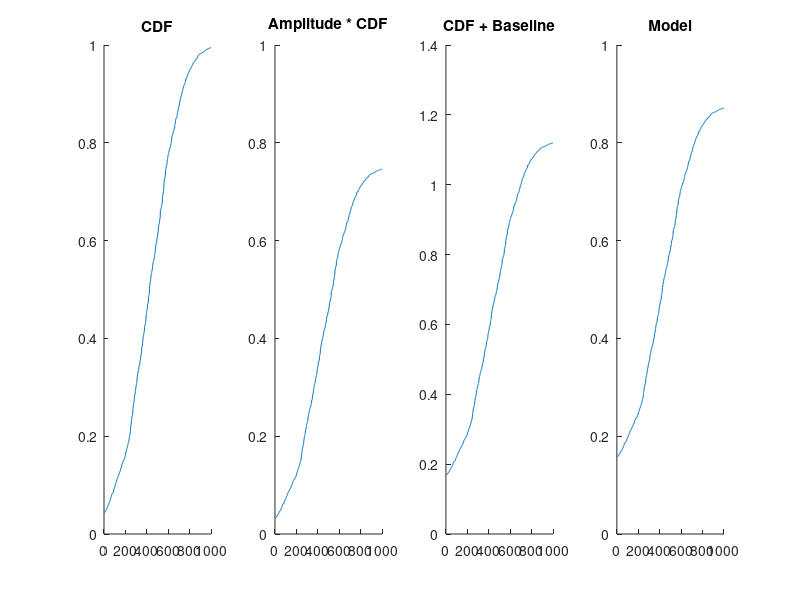

Recreate this plot in MATLAB. (Note: this script raises an error after producing the figure.)

functions_dir = '../functions';
addpath(functions_dir);

%% Simulate data

num_trials = 1000;

% Random list of probe offsets
offsets = -15:0.01:15;

% Random list of test orientations from 0 - 179 deg
sim_test_orientation = rand(1, num_trials) * 179;

rand_offsets = datasample(offsets, num_trials, 'Replace', true);
simulation_probe_orientations = sim_test_orientation + rand_offsets;

% Calculate probability of correct discrimination using cumulative normal
subj_mu = -3;
subj_sigma = 7;
guess_rate = 0.25;

p_CW = (1 - guess_rate) * normcdf(rand_offsets, subj_mu, subj_sigma) + (0.5 * guess_rate);

figure('Color', 'w');
subplot(1,4,1)
plot(sort(normcdf(rand_offsets, subj_mu, subj_sigma)))
ylim([0, 1])
title('CDF')
box off

subplot(1,4,2)
plot(sort((1 - guess_rate) * normcdf(rand_offsets, subj_mu, subj_sigma)))
title('Amplitude * CDF')
ylim([0, 1])
box off

subplot(1,4,3)
plot(sort(normcdf(rand_offsets, subj_mu, subj_sigma) + (0.5 * guess_rate)))
title('CDF + Baseline')
% ylim([0, 1])
box off

subplot(1,4,4)
plot(sort(p_CW))
title('Model')
ylim([0, 1])
box off

% Simulate response based on discrimination probability
responses = rand() < p_CW;

%% Grid search for mu and sigma

[best_sse, best_params] = grid_search(mu, sigma, guess_rate, x);

%% Estimate mu and sigma

options = optimset('MaxFunEvals', 100000, 'MaxIter', 10000, 'display','off');

init_params = [0, 1];

lower_bounds = [-15, 1]; % lower bounds for [mu, sigma]
upper_bounds = [15, 7];

free_params = init_params;
fixed_params{1} = [x', p_CW'];
fixed_params{2} = guess_rate;

response_model = @(free_params) calc_fit(free_params, fixed_params);

[params_est, sse, exit_flag] = fmincon(response_model, init_params, [], [], [], [], lower_bounds, upper_bounds, [], options);

%% Generate estimated curves

mu = params_est(1);
sigma = params_est(2);

x = -20:0.01:20;
cdf_response = (1 - guess_rate) * normcdf(x, mu, sigma) + 0.5 * guess_rate;

pdf_response = (1 - guess_rate) * normpdf(x, mu, sigma);
pdf_response = pdf_response / max(pdf_response); % normalize to peak at 1

sorted_p_CW = sortrows([rand_offsets', p_CW']);

figure('Color', 'w');
plot(x, cdf_response', 'LineWidth', 2,'Color', 'b');
hold on;
plot(x, pdf_response', 'LineWidth', 2,'LineStyle', '--','Color', 'b');
line([0,0], [0,1], 'LineWidth', 2, 'Color', 'k');
title(['\mu = ' num2str(round(mu, 2)) ', \sigma = ' num2str(round(sigma, 2))]);
xlabel('Probe Offset');
ylabel('P(Resp|CW)');
ylim([0, 1]);
xlim([-20, 20]);
box off
set(gca, 'TickDir', 'out');

figure('Color', 'w');
scatter(sorted_p_CW(:,1), sorted_p_CW(:,2));
ylim([0, 1]);
xlim([-20, 20]);
box off
set(gca, 'TickDir', 'out');
